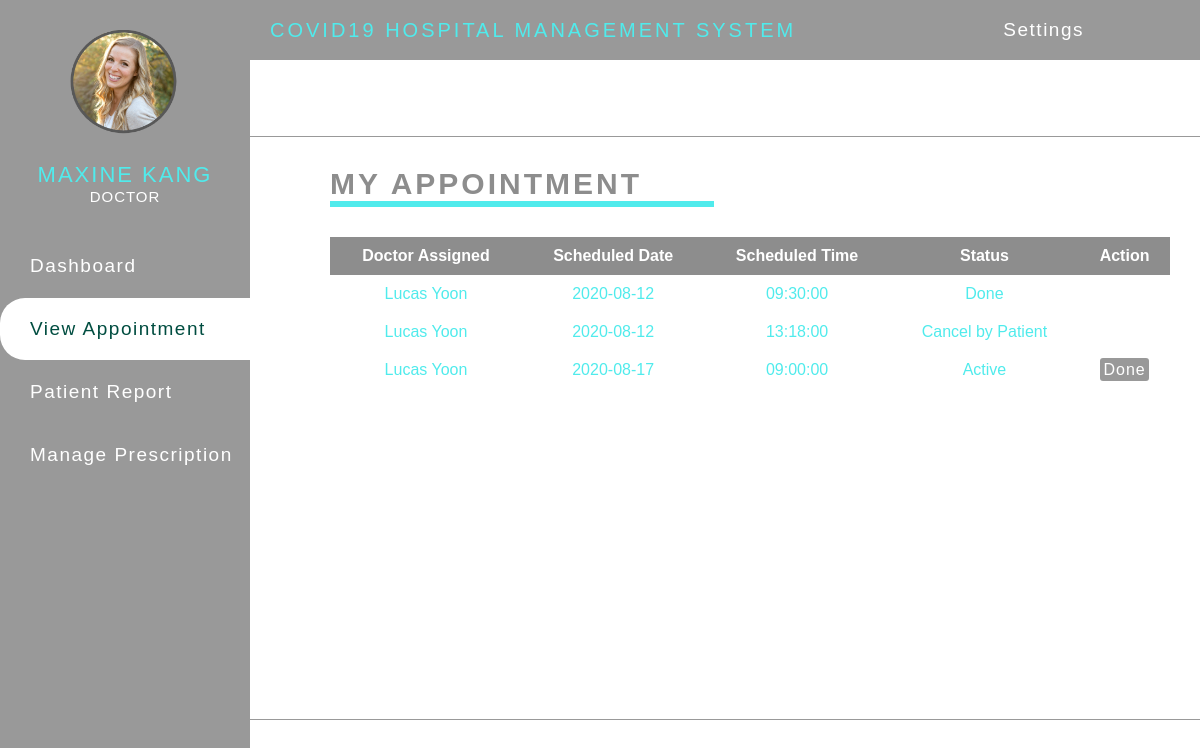
Screenshot of /doctor/appointment.php (signed in) with the database file from the repository.
### tables this page shows
CREATE TABLE `doctor` (
  `doctor_ID` int(11) NOT NULL,
  `dFullName` varchar(255) NOT NULL,
  `dUsername` varchar(255) NOT NULL,
  `dPassword` varchar(255) NOT NULL,
  `dEmail` varchar(255) NOT NULL,
  `dNumber` varchar(50) NOT NULL,
  `dAge` int(20) NOT NULL,
  `dBirthday` date NOT NULL,
  `dAddress` varchar(255) NOT NULL,
  `dGender` varchar(255) NOT NULL,
  `dProfilepic` varchar(255) NOT NULL,
  `dSpecialization` varchar(255) NOT NULL
);

CREATE TABLE `appointment` (
  `count` int(11) NOT NULL,
  `patient_ID` int(11) NOT NULL,
  `doctor_ID` int(11) NOT NULL,
  `schedDate` date NOT NULL,
  `schedTime` time NOT NULL,
  `ptnStatus` int(11) NOT NULL,
  `docStatus` int(11) NOT NULL
);

CREATE TABLE `patient` (
  `patient_ID` int(11) NOT NULL,
  `doctor_ID` int(20) NOT NULL,
  `pFullName` varchar(255) NOT NULL,
  `pUsername` varchar(255) NOT NULL,
  `pPassword` varchar(255) NOT NULL,
  `pEmail` varchar(255) NOT NULL,
  `pNumber` varchar(50) NOT NULL,
  `pAge` int(20) NOT NULL,
  `pBirthday` date NOT NULL,
  `pAddress` varchar(255) NOT NULL,
  `pGender` varchar(255) NOT NULL,
  `pProfilepic` varchar(255) NOT NULL
);

### doctor/appointment.php (the view, shortened to what this page needs)
<?php
	include("../include/config.php");
?>
<!DOCTYPE html>
<html lang="en">
	<head>
		<link rel="stylesheet" href="styles.css">
	</head>
	<body>
	<?php include('navigation.php');?>
	<div class="bd-box">
	<h3>MY APPOINTMENT</h3>
	<hr>
		<table>
		<thead>
			<tr>
			<th>Doctor Assigned</th>
			<th>Scheduled Date</th>
			<th>Scheduled Time</th>
			<th>Status</th>
			<th>Action</th>
			</tr>
		</thead>
		<tbody>
	<?php include('../include/config.php');
		$sql= mysqli_query($conn, "SELECT patient.pFullName as name,appointment.*  from appointment
			join patient on patient.patient_ID = appointment.patient_ID
			where appointment.doctor_ID='$id'");
		while($row = mysqli_fetch_array($sql)){
	?>
	<tr>
	<td><?php echo $row['name'];?></td>
	<td><?php echo $row['schedDate'];?></td>
	<td><?php echo $row['schedTime'];?></td>
	<td>
	<?php if(($row['ptnStatus']==1) && ($row['docStatus']==1))
		{
			echo "Active";
		}
		if(($row['ptnStatus']==0) && ($row['docStatus']==1))
		{
			echo "Done";
		}
		if(($row['ptnStatus']==1) && ($row['docStatus']==0))
		{
			echo "Cancel by Patient";
		}
	?></td>
	<td>
	<?php if(($row['ptnStatus']==1) && ($row['docStatus']==1))
	{ ?>
	<a href="appointment.php?id=<?php echo $row['count']?>&done=update" onClick="return confirm('Confirm status as appointment done?')"
	class="icn" title="Appointment Done" tooltip-placement="top" tooltip="Remove">Done</a>
	<?php } ?>
	</td></tr>
	<?php } ?>
		</tbody>
	</table>
	</div>
	<br><br><br><br><br>
	</body>
</html>

### doctor/navigation.php (shortened to what this page needs)
<?php
	include("../include/config.php");
	$id = $_SESSION['id'];
	$query = mysqli_query($conn, "SELECT * FROM doctor where doctor_ID = '$id'");
	$row = mysqli_fetch_array($query);
?>
<div class="wrapper" id="wrapper">
  <div class="top_navbar">
    <div class="menu">
      <div class="logo">
       COVID19 Hospital Management System
      </div>
	  <div class="dropdown">
		<button onclick="myFunction()" class="dbtn">Settings</span></button>
    </div>
  </div>
  <div class="main_container">
      <div class="sidebar">
          <div class="sidebar__inner">
			<div class="profile_info">
					<div class="img_holder">
						<?php echo "<img src='../img/profile/".$row['dProfilepic']."' >"; ?>
					</div>
					<br>
					<p class="title"><?php echo $row['dFullName']; ?></p>
					<p class="sub_title">DOCTOR</p>
				</div>
            <ul class="lists">
              <li>
                <a href="home.php">
                  <span class="title">Dashboard</span>
                </a>
              </li>
              <li>
                <a href="appointment.php">
                  <span class="title">View Appointment</span>
                </a>
              </li>
              <li>
                <a href="report.php">
                  <span class="title">Patient Report</span>
                </a>
              </li>
              <li>
                <a href="prescription.php">
                  <span class="title">Manage Prescription</span>
                </a>
              </li>
            </ul>
          </div>
      </div>
  </div>
</div>

### doctor/styles.css (style rules this page uses)
* { margin: 0; padding: 0; list-style: none; box-sizing: border-box; text-decoration: none; font-family: Helvetica; }
.bd-box { margin-top: 136px; border-top: 1px solid #999; border-bottom: 1px solid #999; }
.bd-box h3 { padding-top: 30px; margin-left: 330px; color: #8d8d8d; font-size: 30px; letter-spacing: 3px; }
.bd-box hr { width: 32%; margin-left: 330px; padding: 3px; background: #50ebec; border: none; }
.icn { padding: 3px; border-radius: 3px; background-color: #999; font-size: 16px; color: #fff; cursor: pointer; letter-spacing: 1px; }
.wrapper { width: 100%; height: 100%; }
.top_navbar { background: #999; height: 60px; display: flex; position: fixed; width: 100%; top: 0; }
.top_navbar .menu { width: calc(100% - 80px); height: 100%; display: flex; justify-content: space-between; align-items: center; padding: 0 20px; }
.top_navbar .menu .logo { color: #50ebec; text-transform: uppercase; letter-spacing: 3px; margin-left: 250px; font-size: 20px; }
.main_container .sidebar { position: fixed; top: 0; left: 0; width: 250px; height: 100%; background: #999; }
.main_container .sidebar .sidebar__inner { position: relative; }
.main_container .sidebar .profile_info { text-align: center; padding: 30px 10px; }
.main_container .sidebar .profile_info img { width: 110px; }
.main_container .sidebar .profile_info .title { font-size: 22px; letter-spacing: 2px; color: #50ebec; text-transform: uppercase; }
.main_container .sidebar .profile_info .sub_title { font-size: 15px; color: #fff; letter-spacing: 1px; }
.main_container .sidebar ul li a { letter-spacing: 1.5px; color: #fff; font-size: 19px; padding: 20px 30px; white-space: nowrap; display: flex; align-items: center; margin-bottom: 1px; transition: all 0.3s ease; }
.main_container .sidebar ul li a span { display: inline-block; }
.main_container .sidebar ul li a:hover, .main_container .sidebar ul li a.active { background: #fff; color: #004D40; border-top-left-radius: 25px; border-bottom-left-radius: 25px; }
.dbtn { background-color: #999; color: white; padding: 16px; font-size: 19px; border: none; cursor: pointer; letter-spacing: 1.5px; }
.dropdown { position: relative; display: inline-block; }
table { margin-top: 30px; margin-left: 330px; margin-bottom: 330px; border-collapse: collapse; width: 70%; color: #50ebec; font-size: 16px; text-align: center; }
td { padding: 10px; }
th { background-color: #8d8d8d; color: white; padding: 10px; }
tr:nth-child(even) { background-color: white; padding: 10px; }

### rows the page displays
doctor: dProfilepic (picture), dFullName "MAXINE KANG"
appointment: patient_ID.pFullName "Lucas Yoon", schedDate "2020-08-12", schedTime "09:30:00", ptnStatus "Done"
appointment: patient_ID.pFullName "Lucas Yoon", schedDate "2020-08-12", schedTime "13:18:00", ptnStatus "Cancel by Patient"
appointment: patient_ID.pFullName "Lucas Yoon", schedDate "2020-08-17", schedTime "09:00:00", ptnStatus "Active"
